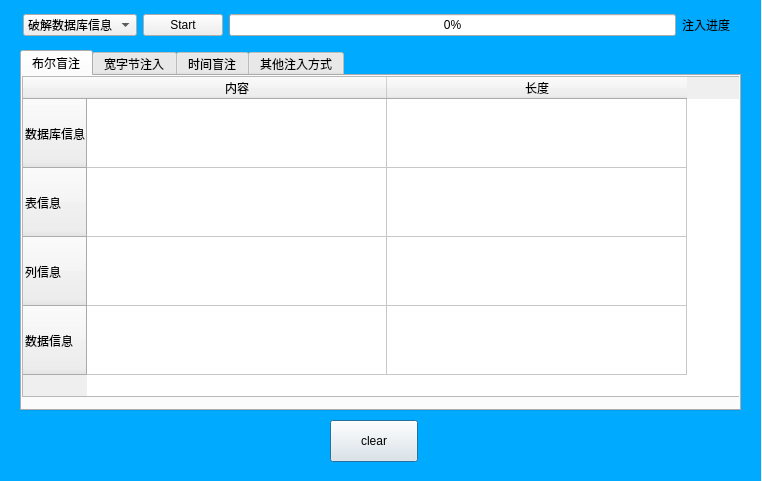
<?xml version="1.0" encoding="UTF-8"?>
<ui version="4.0">
 <class>Dialog</class>
 <widget class="QDialog" name="Dialog">
  <property name="geometry">
   <rect>
    <x>0</x>
    <y>0</y>
    <width>762</width>
    <height>481</height>
   </rect>
  </property>
  <property name="windowTitle">
   <string>Dialog</string>
  </property>
  <property name="styleSheet">
   <string notr="true"/>
  </property>
  <widget class="QWidget" name="WidgetWindow" native="true">
   <property name="geometry">
    <rect>
     <x>0</x>
     <y>0</y>
     <width>761</width>
     <height>481</height>
    </rect>
   </property>
   <property name="styleSheet">
    <string notr="true">QWidget#WidgetWindow{background:rgb(0, 170, 255)}</string>
   </property>
   <widget class="QTabWidget" name="tabMenu">
    <property name="geometry">
     <rect>
      <x>20</x>
      <y>50</y>
      <width>721</width>
      <height>361</height>
     </rect>
    </property>
    <property name="currentIndex">
     <number>0</number>
    </property>
    <widget class="QWidget" name="tab">
     <attribute name="title">
      <string>布尔盲注</string>
     </attribute>
     <widget class="QTableWidget" name="tableWidget">
      <property name="geometry">
       <rect>
        <x>0</x>
        <y>0</y>
        <width>721</width>
        <height>321</height>
       </rect>
      </property>
      <property name="minimumSize">
       <size>
        <width>721</width>
        <height>321</height>
       </size>
      </property>
      <property name="maximumSize">
       <size>
        <width>721</width>
        <height>321</height>
       </size>
      </property>
      <property name="styleSheet">
       <string notr="true">background-image: url(./image/pk1.jpg);</string>
      </property>
      <attribute name="horizontalHeaderMinimumSectionSize">
       <number>33</number>
      </attribute>
      <attribute name="horizontalHeaderDefaultSectionSize">
       <number>300</number>
      </attribute>
      <attribute name="verticalHeaderDefaultSectionSize">
       <number>69</number>
      </attribute>
      <row>
       <property name="text">
        <string>数据库信息</string>
       </property>
      </row>
      <row>
       <property name="text">
        <string>表信息</string>
       </property>
       <property name="icon">
        <iconset>
         <normaloff>image/husk.jpg</normaloff>image/husk.jpg</iconset>
       </property>
      </row>
      <row>
       <property name="text">
        <string>列信息</string>
       </property>
       <property name="icon">
        <iconset>
         <normaloff>image/husk.jpg</normaloff>image/husk.jpg</iconset>
       </property>
      </row>
      <row>
       <property name="text">
        <string>数据信息</string>
       </property>
       <property name="icon">
        <iconset>
         <normaloff>image/husk.jpg</normaloff>image/husk.jpg</iconset>
       </property>
      </row>
      <column>
       <property name="text">
        <string>内容</string>
       </property>
       <property name="icon">
        <iconset>
         <normaloff>image/husk.jpg</normaloff>image/husk.jpg</iconset>
       </property>
      </column>
      <column>
       <property name="text">
        <string>长度</string>
       </property>
       <property name="icon">
        <iconset>
         <normaloff>image/husk.jpg</normaloff>image/husk.jpg</iconset>
       </property>
      </column>
     </widget>
    </widget>
    <widget class="QWidget" name="tab_2">
     <attribute name="title">
      <string>宽字节注入</string>
     </attribute>
     <widget class="QTableWidget" name="tableWidget_2">
      <property name="geometry">
       <rect>
        <x>0</x>
        <y>0</y>
        <width>721</width>
        <height>321</height>
       </rect>
      </property>
      <property name="styleSheet">
       <string notr="true">background-image: url(./image/pk2.jpg);</string>
      </property>
      <attribute name="horizontalHeaderDefaultSectionSize">
       <number>305</number>
      </attribute>
      <attribute name="verticalHeaderDefaultSectionSize">
       <number>69</number>
      </attribute>
      <row>
       <property name="text">
        <string>数据库信息</string>
       </property>
       <property name="icon">
        <iconset>
         <normaloff>image/lhm1.jpg</normaloff>image/lhm1.jpg</iconset>
       </property>
      </row>
      <row>
       <property name="text">
        <string>表信息</string>
       </property>
       <property name="icon">
        <iconset>
         <normaloff>image/lhm1.jpg</normaloff>image/lhm1.jpg</iconset>
       </property>
      </row>
      <row>
       <property name="text">
        <string>列信息</string>
       </property>
       <property name="icon">
        <iconset>
         <normaloff>image/lhm1.jpg</normaloff>image/lhm1.jpg</iconset>
       </property>
      </row>
      <row>
       <property name="text">
        <string>数据信息</string>
       </property>
       <property name="icon">
        <iconset>
         <normaloff>image/lhm1.jpg</normaloff>image/lhm1.jpg</iconset>
       </property>
      </row>
      <column>
       <property name="text">
        <string>内容</string>
       </property>
       <property name="icon">
        <iconset>
         <normaloff>image/lhm1.jpg</normaloff>image/lhm1.jpg</iconset>
       </property>
      </column>
      <column>
       <property name="text">
        <string>长度</string>
       </property>
       <property name="icon">
        <iconset>
         <normaloff>image/lhm1.jpg</normaloff>image/lhm1.jpg</iconset>
       </property>
      </column>
     </widget>
    </widget>
    <widget class="QWidget" name="tab_3">
     <attribute name="title">
      <string>时间盲注</string>
     </attribute>
     <widget class="QTableWidget" name="tableWidget_3">
      <property name="geometry">
       <rect>
        <x>0</x>
        <y>0</y>
        <width>721</width>
        <height>321</height>
       </rect>
      </property>
      <property name="styleSheet">
       <string notr="true">background-image: url(./image/pk3.jpg);</string>
      </property>
      <attribute name="horizontalHeaderDefaultSectionSize">
       <number>305</number>
      </attribute>
      <attribute name="verticalHeaderDefaultSectionSize">
       <number>69</number>
      </attribute>
      <row>
       <property name="text">
        <string>数据库信息</string>
       </property>
       <property name="icon">
        <iconset>
         <normaloff>image/lhm2.png</normaloff>image/lhm2.png</iconset>
       </property>
      </row>
      <row>
       <property name="text">
        <string>表信息</string>
       </property>
       <property name="icon">
        <iconset>
         <normaloff>image/lhm2.png</normaloff>image/lhm2.png</iconset>
       </property>
      </row>
      <row>
       <property name="text">
        <string>列信息</string>
       </property>
       <property name="icon">
        <iconset>
         <normaloff>image/lhm2.png</normaloff>image/lhm2.png</iconset>
       </property>
      </row>
      <row>
       <property name="text">
        <string>数据信息</string>
       </property>
       <property name="icon">
        <iconset>
         <normaloff>image/lhm2.png</normaloff>image/lhm2.png</iconset>
       </property>
      </row>
      <column>
       <property name="text">
        <string>内容</string>
       </property>
       <property name="icon">
        <iconset>
         <normaloff>image/lhm2.png</normaloff>image/lhm2.png</iconset>
       </property>
      </column>
      <column>
       <property name="text">
        <string>长度</string>
       </property>
       <property name="icon">
        <iconset>
         <normaloff>image/lhm2.png</normaloff>image/lhm2.png</iconset>
       </property>
      </column>
     </widget>
    </widget>
    <widget class="QWidget" name="tab_4">
     <attribute name="title">
      <string>其他注入方式</string>
     </attribute>
     <widget class="QTableWidget" name="tableWidget_4">
      <property name="geometry">
       <rect>
        <x>0</x>
        <y>0</y>
        <width>721</width>
        <height>321</height>
       </rect>
      </property>
      <property name="styleSheet">
       <string notr="true">background-image: url(./image/pk4.jpg);</string>
      </property>
      <attribute name="horizontalHeaderDefaultSectionSize">
       <number>305</number>
      </attribute>
      <attribute name="verticalHeaderDefaultSectionSize">
       <number>69</number>
      </attribute>
      <row>
       <property name="text">
        <string>数据库信息</string>
       </property>
       <property name="icon">
        <iconset>
         <normaloff>image/lhm3.png</normaloff>image/lhm3.png</iconset>
       </property>
      </row>
      <row>
       <property name="text">
        <string>表信息</string>
       </property>
       <property name="icon">
        <iconset>
         <normaloff>image/lhm3.png</normaloff>image/lhm3.png</iconset>
       </property>
      </row>
      <row>
       <property name="text">
        <string>列信息</string>
       </property>
       <property name="icon">
        <iconset>
         <normaloff>image/lhm3.png</normaloff>image/lhm3.png</iconset>
       </property>
      </row>
      <row>
       <property name="text">
        <string>数据信息</string>
       </property>
       <property name="icon">
        <iconset>
         <normaloff>image/lhm3.png</normaloff>image/lhm3.png</iconset>
       </property>
      </row>
      <column>
       <property name="text">
        <string>内容</string>
       </property>
       <property name="icon">
        <iconset>
         <normaloff>image/lhm3.png</normaloff>image/lhm3.png</iconset>
       </property>
      </column>
      <column>
       <property name="text">
        <string>长度</string>
       </property>
       <property name="icon">
        <iconset>
         <normaloff>image/lhm3.png</normaloff>image/lhm3.png</iconset>
       </property>
      </column>
     </widget>
    </widget>
   </widget>
   <widget class="QPushButton" name="clearButtom">
    <property name="geometry">
     <rect>
      <x>330</x>
      <y>420</y>
      <width>88</width>
      <height>42</height>
     </rect>
    </property>
    <property name="text">
     <string>clear</string>
    </property>
   </widget>
   <widget class="QWidget" name="">
    <property name="geometry">
     <rect>
      <x>23</x>
      <y>3</y>
      <width>711</width>
      <height>44</height>
     </rect>
    </property>
    <layout class="QHBoxLayout" name="horizontalLayout">
     <item>
      <widget class="QComboBox" name="comboBox">
       <item>
        <property name="text">
         <string>破解数据库信息</string>
        </property>
       </item>
       <item>
        <property name="text">
         <string>获取表信息</string>
        </property>
       </item>
       <item>
        <property name="text">
         <string>获取列信息</string>
        </property>
       </item>
       <item>
        <property name="text">
         <string>获取数据信息</string>
        </property>
       </item>
      </widget>
     </item>
     <item>
      <widget class="QPushButton" name="startButtom">
       <property name="text">
        <string>Start</string>
       </property>
      </widget>
     </item>
     <item>
      <widget class="QProgressBar" name="progressBar">
       <property name="value">
        <number>0</number>
       </property>
      </widget>
     </item>
     <item>
      <widget class="QLabel" name="processLabel">
       <property name="minimumSize">
        <size>
         <width>52</width>
         <height>0</height>
        </size>
       </property>
       <property name="text">
        <string>注入进度</string>
       </property>
       <property name="textFormat">
        <enum>Qt::PlainText</enum>
       </property>
      </widget>
     </item>
    </layout>
   </widget>
  </widget>
  <widget class="QWidget" name="layoutWidget">
   <property name="geometry">
    <rect>
     <x>0</x>
     <y>0</y>
     <width>2</width>
     <height>2</height>
    </rect>
   </property>
   <layout class="QVBoxLayout" name="verticalLayout"/>
  </widget>
  <widget class="QWidget" name="layoutWidget">
   <property name="geometry">
    <rect>
     <x>0</x>
     <y>0</y>
     <width>2</width>
     <height>2</height>
    </rect>
   </property>
   <layout class="QVBoxLayout" name="verticalLayout_2"/>
  </widget>
 </widget>
 <resources/>
 <connections>
  <connection>
   <sender>clearButtom</sender>
   <signal>clicked()</signal>
   <receiver>tableWidget_2</receiver>
   <slot>clearContents()</slot>
   <hints>
    <hint type="sourcelabel">
     <x>330</x>
     <y>442</y>
    </hint>
    <hint type="destinationlabel">
     <x>260</x>
     <y>404</y>
    </hint>
   </hints>
  </connection>
  <connection>
   <sender>clearButtom</sender>
   <signal>clicked()</signal>
   <receiver>tableWidget_3</receiver>
   <slot>clearContents()</slot>
   <hints>
    <hint type="sourcelabel">
     <x>330</x>
     <y>437</y>
    </hint>
    <hint type="destinationlabel">
     <x>256</x>
     <y>406</y>
    </hint>
   </hints>
  </connection>
  <connection>
   <sender>clearButtom</sender>
   <signal>clicked()</signal>
   <receiver>tableWidget_4</receiver>
   <slot>clearContents()</slot>
   <hints>
    <hint type="sourcelabel">
     <x>348</x>
     <y>437</y>
    </hint>
    <hint type="destinationlabel">
     <x>274</x>
     <y>406</y>
    </hint>
   </hints>
  </connection>
  <connection>
   <sender>clearButtom</sender>
   <signal>clicked()</signal>
   <receiver>tableWidget</receiver>
   <slot>clearContents()</slot>
   <hints>
    <hint type="sourcelabel">
     <x>335</x>
     <y>443</y>
    </hint>
    <hint type="destinationlabel">
     <x>189</x>
     <y>399</y>
    </hint>
   </hints>
  </connection>
 </connections>
</ui>
